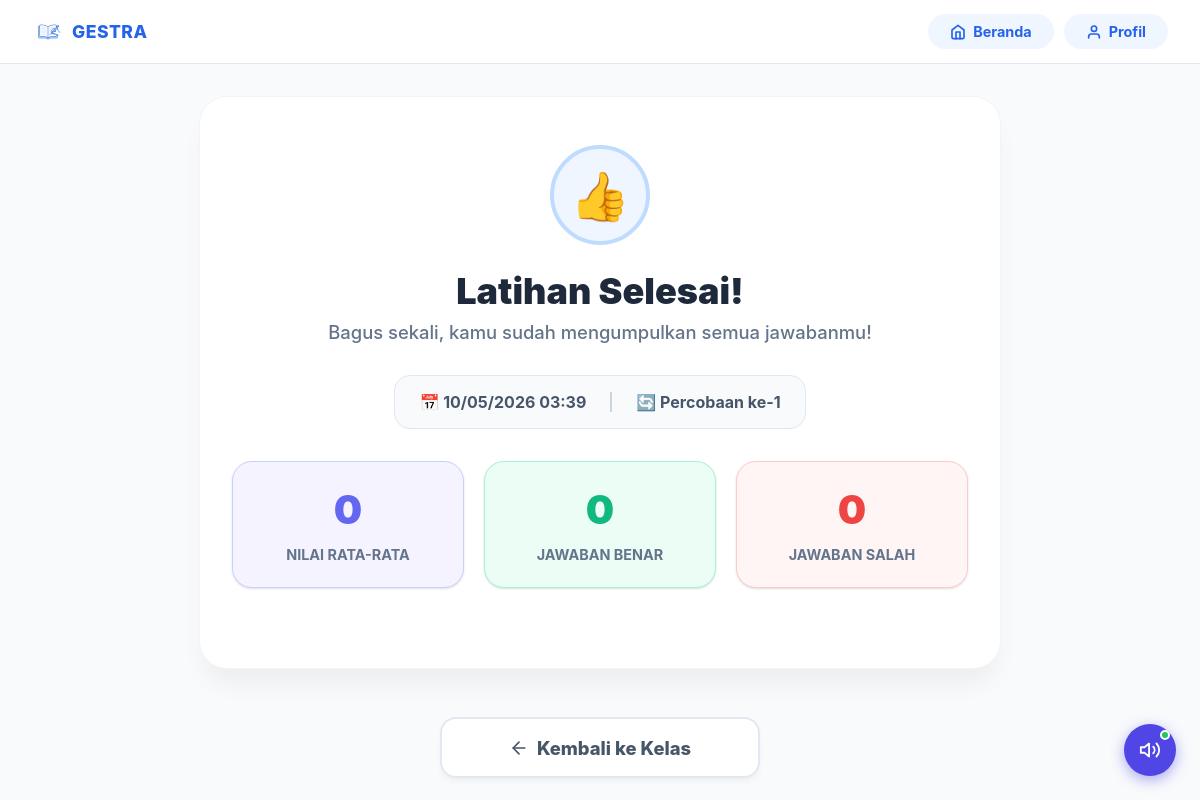
/murid/latihan/12/hasil (signed in), run on the app's committed database.
### app/models/latihan.py (models this page shows)
class Jawaban(Base):
    __tablename__ = "jawaban"
    id = Column(Integer, primary_key=True, index=True)
    latihan_id = Column(Integer, ForeignKey("latihan.id"), index=True)
    siswa_id = Column(Integer, ForeignKey("users.id"), index=True)
    kelas_id = Column(Integer, ForeignKey("kelas.id"), index=True)
    jawaban = Column(Text)
    benar = Column(Boolean, default=False)
    nilai = Column(Integer, default=0)  # 0-100
    attempts_count = Column(Integer, default=1)
    dikumpulkan_pada = Column(DateTime, default=datetime.utcnow)
    dikoreksi_pada = Column(DateTime, nullable=True)
    latihan = relationship("Latihan", back_populates="jawaban_siswa")
    siswa = relationship("User")
    kelas = relationship("Kelas")

### app/routes/murid.py (the view)
@router.get("/latihan/{latihan_id}/hasil", response_class=HTMLResponse)
async def lihat_hasil_jawaban(
    request: Request,
    latihan_id: int,
    db: Session = Depends(get_db)
):
    user = get_current_user(request, db)
    if not user or user.role != "murid":
        return RedirectResponse(url="/login")
    latihan = get_latihan_by_id(db, latihan_id)
    if not latihan:
        return RedirectResponse(url="/murid/dashboard")
    jawaban = get_current_user(request, db) # Oops, this was wrong in the previous version too, but I'll use get_jawaban_siswa
    from app.services.latihan import get_jawaban_siswa
    jawaban = get_jawaban_siswa(db, latihan_id, user.id)
    if not jawaban:
        return RedirectResponse(
            url=f"/murid/kelas/{latihan.kelas_id}/latihan"
        )
    kelas = get_kelas_by_id(db, latihan.kelas_id)
    detail_jawaban = []
    total_soal = 0
    total_benar = 0
    total_salah = 0
    is_json = False
    if jawaban and jawaban.jawaban:
        try:
            parsed = json.loads(jawaban.jawaban)
            if isinstance(parsed, list):
                detail_jawaban = parsed
                total_soal = len(detail_jawaban)
                total_benar = sum(1 for item in detail_jawaban if item.get("benar", False))
                total_salah = total_soal - total_benar
                is_json = True
        except Exception as e:
            print(f"Fallback parsing old format in lihat_hasil_jawaban: {e}")
    return templates.TemplateResponse(
        request=request,
        name="murid/hasil-jawaban.html",
        context={
            "user": user,
            "kelas": kelas,
            "latihan": latihan,
            "jawaban": jawaban,
            "detail_jawaban": detail_jawaban,
            "total_soal": total_soal,
            "total_benar": total_benar,
            "total_salah": total_salah,
            "is_json": is_json
        }
    )

### app/templates/murid/hasil-jawaban.html (shortened to what this page needs)
{% extends "layout.html" %}
{% block content %}
<div class="container">
    <div class="result-header-card">
        <div class="status-avatar {% if latihan.izinkan_lihat_hasil and jawaban.nilai >= 70 %}perfect{% else %}neutral{% endif %}">
            {% if latihan.izinkan_lihat_hasil %}
                {% if jawaban.nilai >= 70 %}
                    🎉
                {% else %}
                    👍
                {% endif %}
            {% else %}
                🚀
            {% endif %}
        </div>
        <h1>Latihan Selesai!</h1>
        <p class="subtitle">Bagus sekali, kamu sudah mengumpulkan semua jawabanmu!</p>
        <div style="background: #f8fafc; border-radius: 16px; padding: 1rem 1.5rem; display: inline-flex; align-items: center; gap: 1.5rem; font-weight: 700; color: #475569; border: 1px solid #e2e8f0; margin-bottom: 2rem;">
            <div>📅 {{ jawaban.dikumpulkan_pada.strftime('%d/%m/%Y %H:%M') }}</div>
            <div style="width: 2px; height: 20px; background: #cbd5e1;"></div>
            <div>🔄 Percobaan ke-{{ jawaban.attempts_count }}</div>
        </div>
        {% if latihan.izinkan_lihat_hasil %}
            <div class="stats-grid">
                <div class="stat-card score">
                    <div class="val">{{ jawaban.nilai }}</div>
                    <div class="label">Nilai Rata-rata</div>
                </div>
                <div class="stat-card correct">
                    <div class="val">{{ total_benar }}</div>
                    <div class="label">Jawaban Benar</div>
                </div>
                <div class="stat-card incorrect">
                    <div class="val">{{ total_salah }}</div>
                    <div class="label">Jawaban Salah</div>
                </div>
            </div>
        {% endif %}
    </div>
    <div class="actions-panel">
        <a href="/murid/kelas/{{ kelas.id }}/latihan" class="btn-action secondary">
            <svg width="20" height="20" viewBox="0 0 24 24" fill="none" stroke="currentColor" stroke-width="2" stroke-linecap="round" stroke-linejoin="round"><line x1="19" y1="12" x2="5" y2="12"></line><polyline points="12 19 5 12 12 5"></polyline></svg>
            Kembali ke Kelas
        </a>
    </div>
</div>
{% endblock %}

### app/static/css/global.css (style rules this page uses)
:root { --blue-50: #EFF6FF; --blue-100: #DBEAFE; --blue-200: #BFDBFE; --blue-300: #93C5FD; --blue-400: #60A5FA; --blue-500: #3B82F6; --blue-600: #2563EB; --blue-700: #1D4ED8; --blue-800: #1E40AF; --gray-50: #F8FAFC; --gray-100: #F1F5F9; --gray-200: #E2E8F0; --gray-300: #CBD5E1; --gray-400: #94A3B8; --gray-500: #64748B; --gray-700: #334155; --gray-900: #0F172A; --white: #FFFFFF; --radius-sm: 8px; --radius-md: 14px; --radius-lg: 20px; --radius-xl: 28px; --shadow-sm: 0 1px 3px rgba(0, 0, 0, .08), 0 1px 2px rgba(0, 0, 0, .06); --shadow-md: 0 4px 16px rgba(37, 99, 235, .10); --shadow-lg: 0 8px 32px rgba(37, 99, 235, .14); --transition: all .22s ease; --font: 'Nunito', sans-serif; }
*, *::before, *::after { box-sizing: border-box; margin: 0; padding: 0; }
html { scroll-behavior: smooth; }
body { font-family: var(--font); background-color: var(--gray-50); color: var(--gray-900); min-height: 100vh; -webkit-font-smoothing: antialiased; }
a { text-decoration: none; color: inherit; }
.stats-grid { display: grid; grid-template-columns: repeat(auto-fit, minmax(200px, 1fr)); gap: 20px; margin-bottom: 32px; }
.stat-card { background: var(--white); padding: 24px; border-radius: var(--radius-lg); border: 1.5px solid var(--gray-200); box-shadow: var(--shadow-sm); display: flex; flex-direction: column; gap: 8px; transition: var(--transition); }

### app/templates/murid/hasil-jawaban.html (style rules this page uses)
:root { --primary: #6366f1; --success: #10b981; --danger: #ef4444; --warning: #f59e0b; --background: #f8fafc; --card-bg: white; }
body { background-color: var(--background); font-family: 'Outfit', 'Inter', sans-serif; }
.container { max-width: 850px; margin: 2rem auto; padding: 0 1.5rem; }
.result-header-card { background: var(--card-bg); border-radius: 28px; padding: 3rem 2rem; text-align: center; box-shadow: 0 20px 25px -5px rgba(0, 0, 0, 0.05); border: 1px solid #f1f5f9; margin-bottom: 2rem; position: relative; overflow: hidden; }
.status-avatar { width: 100px; height: 100px; border-radius: 50%; display: flex; align-items: center; justify-content: center; font-size: 3rem; margin: 0 auto 1.5rem auto; animation: scaleUp 0.5s cubic-bezier(0.34, 1.56, 0.64, 1); }
.status-avatar.neutral { background: #eff6ff; color: var(--primary); border: 4px solid #bfdbfe; }
.result-header-card h1 { font-size: 2.25rem; font-weight: 900; color: #1e293b; margin-bottom: 0.5rem; }
.result-header-card p.subtitle { font-size: 1.15rem; color: #64748b; margin-bottom: 2rem; font-weight: 500; }
.stats-grid { display: grid; grid-template-columns: 1fr 1fr 1fr; gap: 1.25rem; margin-bottom: 2rem; }
.stat-card { background: #f8fafc; border-radius: 20px; padding: 1.5rem; text-align: center; border: 1px solid #e2e8f0; transition: transform 0.2s; }
.stat-card .val { font-size: 2.5rem; font-weight: 900; color: #1e293b; line-height: 1.2; }
.stat-card .label { font-size: 0.9rem; font-weight: 700; color: #64748b; text-transform: uppercase; margin-top: 0.25rem; }
.stat-card.score { background: #f5f3ff; border-color: #c7d2fe; }
.stat-card.score .val { color: #6366f1; }
.stat-card.correct { background: #ecfdf5; border-color: #a7f3d0; }
.stat-card.correct .val { color: var(--success); }
.stat-card.incorrect { background: #fff5f5; border-color: #fecaca; }
.stat-card.incorrect .val { color: var(--danger); }
.actions-panel { display: flex; flex-direction: column; align-items: center; gap: 1rem; margin-top: 3rem; }
.btn-action { width: 100%; max-width: 320px; padding: 1.1rem; border-radius: 16px; font-weight: 800; font-size: 1.15rem; text-decoration: none; display: flex; align-items: center; justify-content: center; gap: 0.5rem; transition: all 0.25s cubic-bezier(0.4, 0, 0.2, 1); border: none; cursor: pointer; box-shadow: 0 4px 6px -1px rgba(0,0,0,0.05); }
.btn-action.secondary { background: white; color: #475569; border: 2px solid #e2e8f0; }

### data on the page
Jawaban: dikumpulkan_pada "10/05/2026 03:39", attempts_count "1", nilai "0"

### other printed values
{{ total_benar }} "0"
{{ total_salah }} "0"
